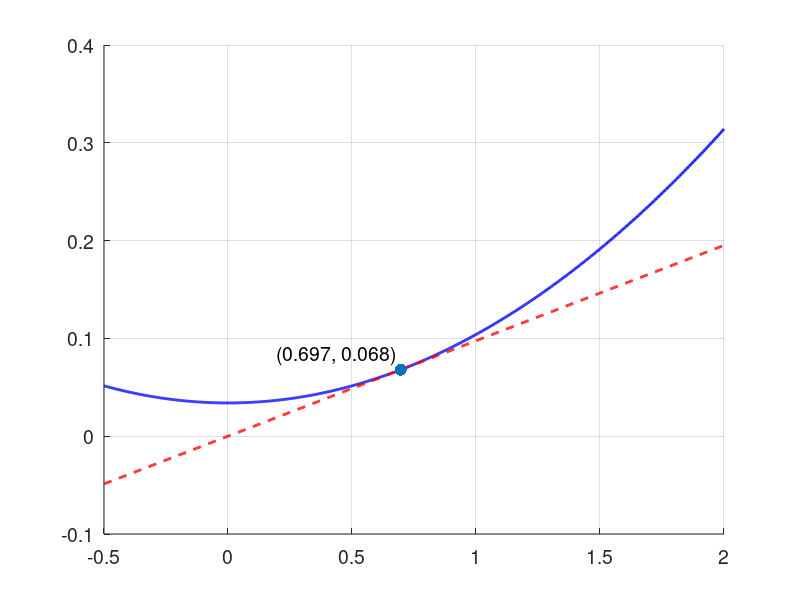

Source code (MATLAB): (Note: this script raises an error after producing the figure.)
CD0 = 0.034;
K = 0.07;

x = linspace(-0.5, 2, 1000);
y = CD0 + K * x.^2;

x1 = sqrt(CD0 / K);
y1 = CD0 + K * x1^2;
y_tangent = 2 * K * sqrt(CD0 / K) * x;

set(groot, 'DefaultLineLineWidth', 2);
set(groot, 'DefaultAxesFontSize', 14);
set(groot, 'DefaultTextFontSize', 14);

figure;
hold on;
grid on;
set(gcf, 'Position', [100, 100, 650, 450]);

plot(x, y, 'b-', 'DisplayName', 'Drag Coefficient');
plot(x, y_tangent, 'r--', 'DisplayName', 'Tangent Line');
scatter(x1, y1, 75, 'black', 'filled', 'DisplayName', 'Tangent Point');

label = sprintf('(%.3f, %.3f)', x1, y1);
text(x1-0.5, y1+0.015, label);

l1 = xline(0,'black','LineWidth',2);
l2 = yline(0,'black','LineWidth',2);
set(l1, 'HandleVisibility', 'off');
set(l2, 'HandleVisibility', 'off');

xlabel('C_L');
ylabel('C_D');
legend('Location', 'best');

print('tangent', '-dpng', '-r300');
